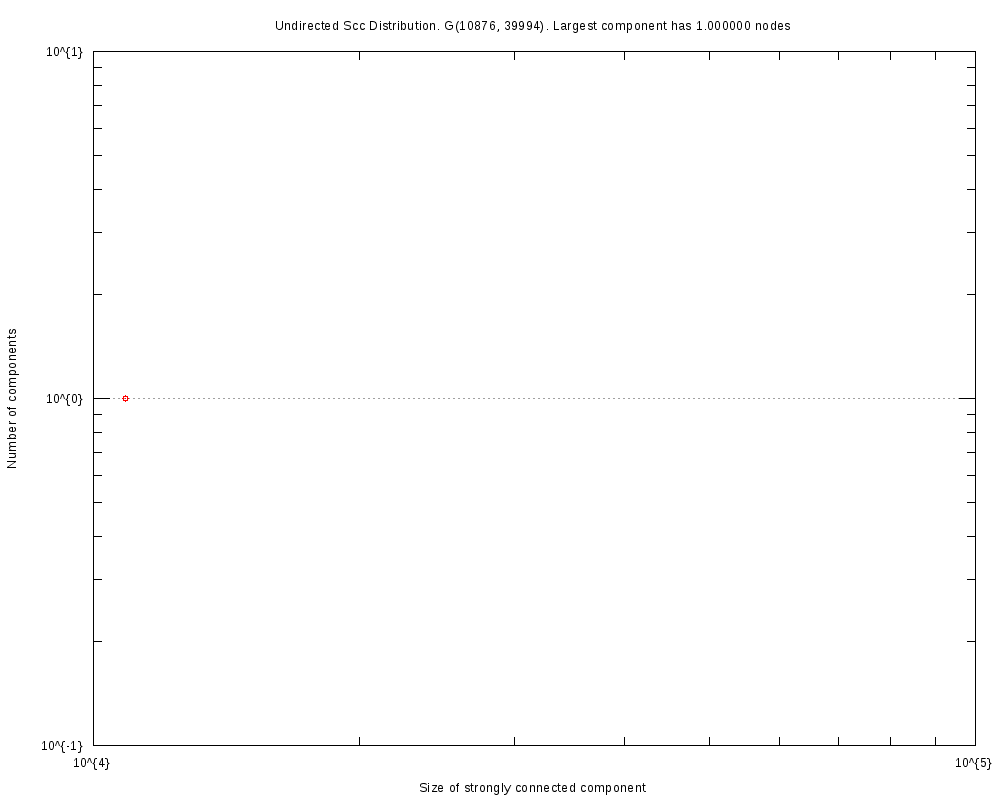

Reproduce this figure in gnuplot.
#
# Undirected Scc Distribution. G(10876, 39994). Largest component has 1.000000 nodes (Mon Sep  9 04:49:48 2019)
#

set title "Undirected Scc Distribution. G(10876, 39994). Largest component has 1.000000 nodes"
set key bottom right
set logscale xy 10
set format x "10^{%L}"
set mxtics 10
set format y "10^{%L}"
set mytics 10
set grid
set xlabel "Size of strongly connected component"
set ylabel "Number of components"
set tics scale 2
set terminal png font arial 10 size 1000,800
set output 'scc.p2p-Gnutella04-subgraph.png'
plot 	"scc.p2p-Gnutella04-subgraph.tab" using 1:2 title "" with linespoints pt 6
